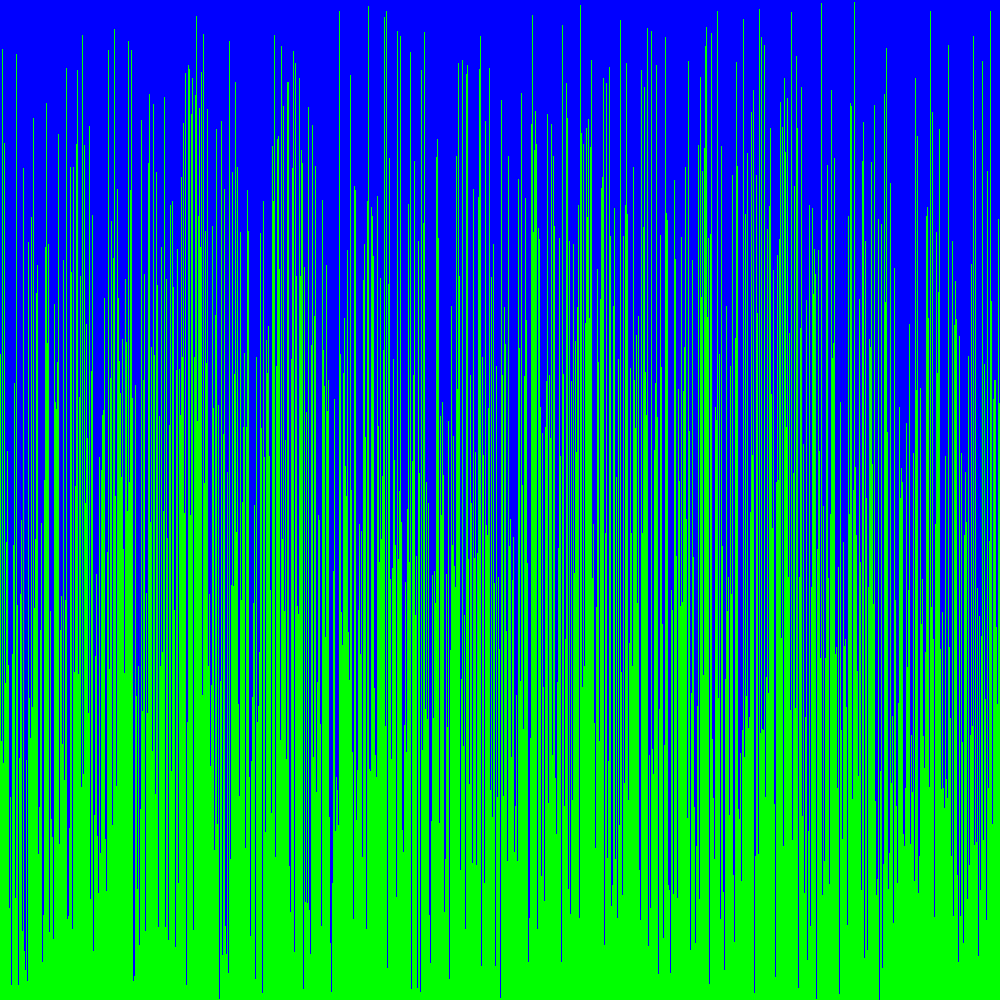
Frame 1 (no input)
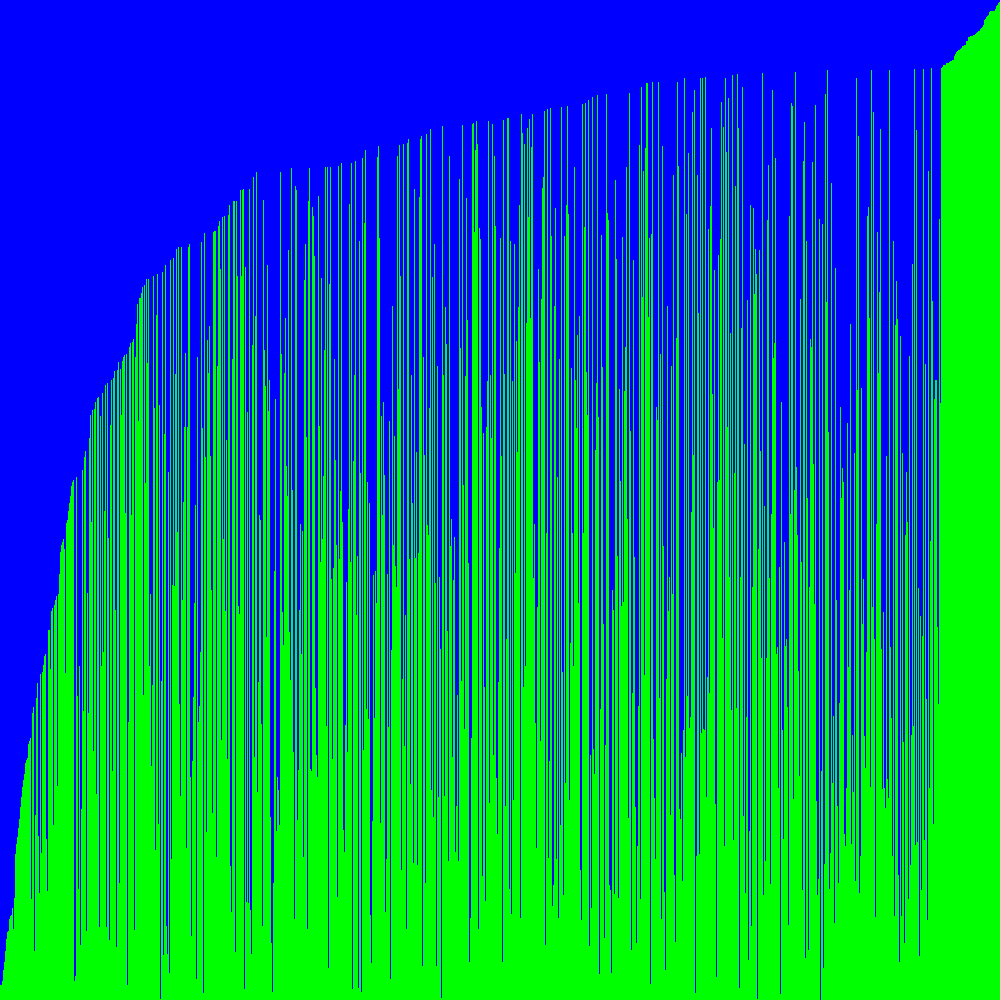
Frame 60 (the mouse pressed at the canvas centre just before this capture)
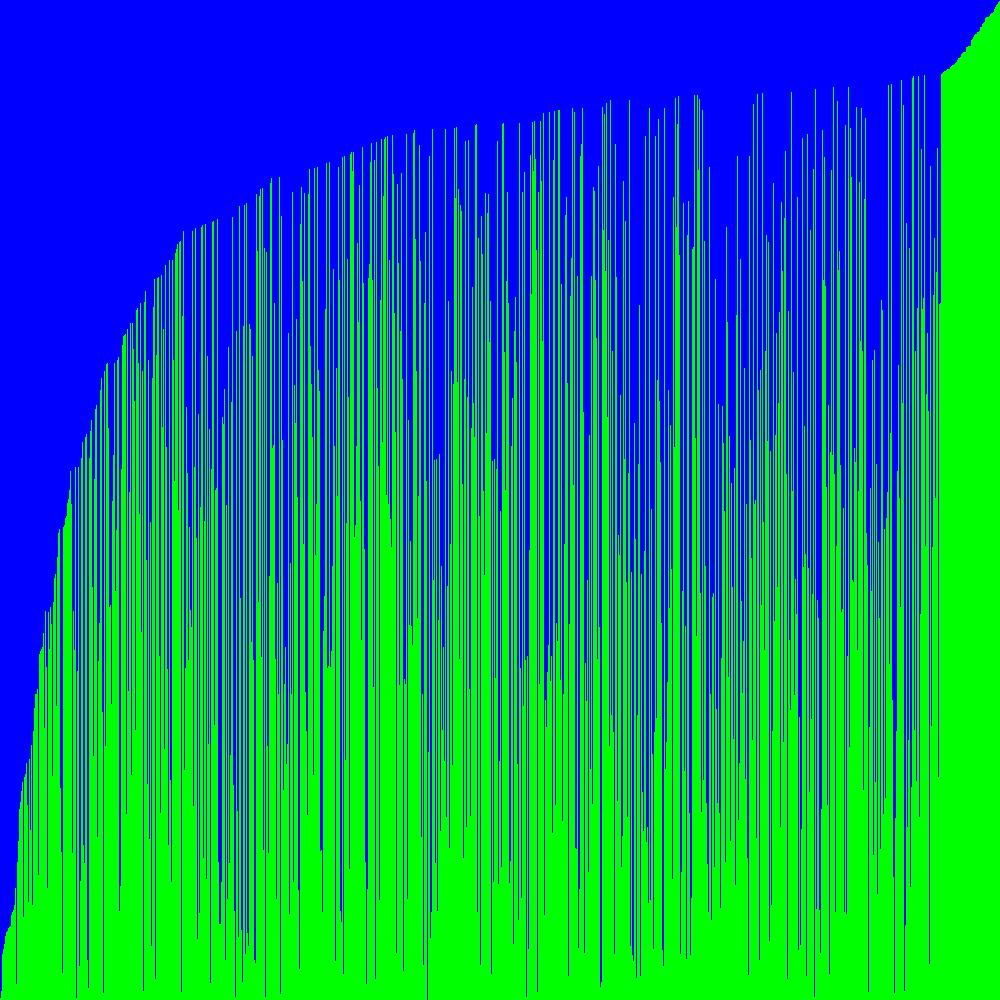
Frame 120 (the mouse held since frame 60 and released just before this capture)

The Processing sketch that drew these frames (run headless with seeded random() and noise(); from frame 60 on, the mouse is pressed at the canvas centre):

// Processing sketch: sketch__03_VisualArraySorter
// ── sketch__03_VisualArraySorter.pde
/* Copy the code into a new Processing sketch and complete then steps. */

//1. create an array of ints. don't initialize it yet.
int[] ints;

void setup() {
  //2. set the size of your window
  //  if you are using Processing 3, you cannot use variables
  //  because the developers don't know how programming is supposed to work.
  size(1000, 1000);

  //3. initialize your array with the built in width variable
  ints = new int[width];
  
  //4. initialize the ints in the array with random numbers
  //   from 0 to the built in height variable
  randomize();

  //5. call the noStroke() method
  noStroke();
}

void draw() {
  //6. set the background color with background(r, g, b);
  background(0, 0, 255);

  //7. set the color for your graph
  fill(0, 255, 0);

  //8. draw a rectangle for each int in your array.
  for(int i = 0; i<ints.length; i++){
    rect(i, height, 1, -ints[i]);
  //   the x value will be the index of the int
  //   the y value will the height variable
  //   the width is 1
  //   the height is negative the value of the int at that element in the array
  }

  //9. call the stepSort method
     stepSort(ints);

  //10. extract the code that randomizes the array into a method.
  
}
  //11. call the method you made in step 10 when the mouse is pressed
  void mousePressed(){
    randomize();
}
void randomize(){
 for(int i = 0; i<ints.length; i++){
    ints[i] = (int) random(height);
  } 
}
void stepSort(int[] arr) {
  for (int i = 1; i < arr.length; i++) {
    if (arr[i - 1] > arr[i]) {
      int t = arr[i];
      arr[i] = arr[i - 1];
      arr[i - 1] = t;
    }
  }
}
